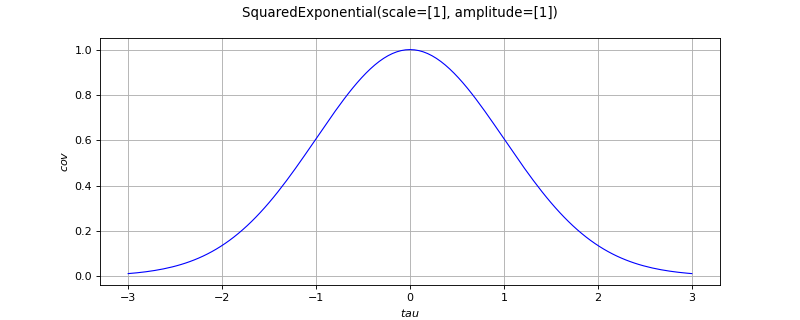

The script that drew this image:
import openturns as ot
from matplotlib import pyplot as plt
from openturns.viewer import View
if ot.SquaredExponential().__class__.__name__ == 'ExponentialModel':
    covarianceModel = ot.ExponentialModel([0.5], [5.0])
elif ot.SquaredExponential().__class__.__name__ == 'GeneralizedExponential':
    covarianceModel = ot.GeneralizedExponential([2.0], [3.0], 1.5)
elif ot.SquaredExponential().__class__.__name__ == 'ProductCovarianceModel':
    amplitude = [1.0]
    scale1 = [4.0]
    scale2 = [4.0]
    cov1 = ot.ExponentialModel(scale1, amplitude)
    cov2 = ot.ExponentialModel(scale2, amplitude)
    covarianceModel = ot.ProductCovarianceModel([cov1, cov2])
elif ot.SquaredExponential().__class__.__name__ == 'RankMCovarianceModel':
    variance = [1.0, 2.0]
    basis = ot.LinearBasisFactory().build()
    covarianceModel = ot.RankMCovarianceModel(variance, basis)
elif ot.SquaredExponential().__class__.__name__ == 'StationaryFunctionalCovarianceModel':
    rho = ot.SymbolicFunction(['tau'], ['exp(-tau)*cos(2*pi_*tau)'])
    covarianceModel = ot.StationaryFunctionalCovarianceModel([1.0], [1.0], rho)
else:
    covarianceModel = ot.SquaredExponential()
title = str(covarianceModel)[:100]
if covarianceModel.getInputDimension() == 1:
    scale = covarianceModel.getScale()[0]
    if covarianceModel.isStationary():
        def f(x):
            return [covarianceModel(x)[0, 0]]
        func = ot.PythonFunction(1, 1, f)
        func.setDescription(['$tau$', '$cov$'])
        cov_graph = func.draw(-3.0 * scale, 3.0 * scale, 129)
        cov_graph.setTitle(title)
        fig = plt.figure(figsize=(10, 4))
        cov_axis = fig.add_subplot(111)
        View(cov_graph, figure=fig, axes=[cov_axis], add_legend=False)
    else:
        def f(x):
            return [covarianceModel([x[0]], [x[1]])[0, 0]]
        func = ot.PythonFunction(2, 1, f)
        func.setDescription(['$s$', '$t$', '$cov$'])
        cov_graph = func.draw([-3.0 * scale]*2, [3.0 * scale]*2, [129]*2)
        cov_graph.setTitle(title)
        fig = plt.figure(figsize=(10, 4))
        cov_axis = fig.add_subplot(111)
        View(cov_graph, figure=fig, axes=[cov_axis], add_legend=False, square_axes=True)
elif covarianceModel.getInputDimension() == 2:
    scale = covarianceModel.getScale()
    if covarianceModel.isStationary():
        def f(x):
            return [covarianceModel(x)[0, 0]]
        func = ot.PythonFunction(2, 1, f)
        func.setDescription(['$s$', '$t$', '$cov$'])
        cov_graph = func.draw(-3.0 * scale, 3.0 * scale, [129]*2)
        cov_graph.setTitle(title)
        fig = plt.figure(figsize=(10, 4))
        cov_axis = fig.add_subplot(111)
        View(cov_graph, figure=fig, axes=[cov_axis], add_legend=False, square_axes=True)
